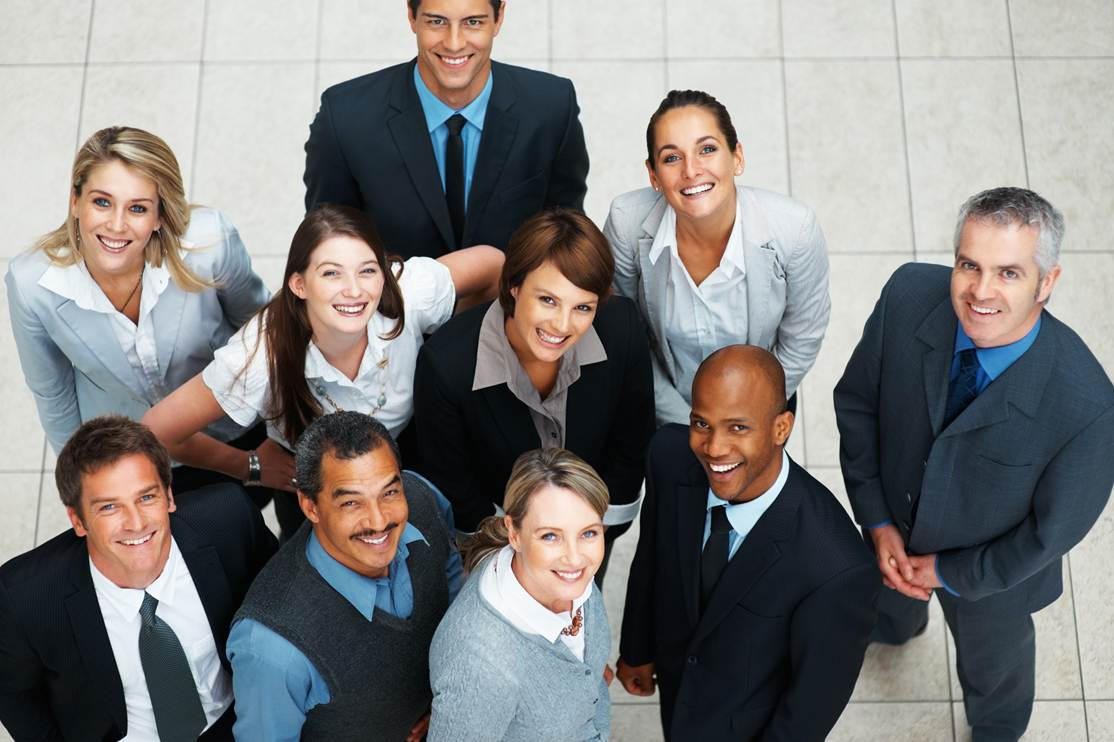
#> input picture team_face.jpg, 1114 x 742 px
$ jupyter execute 'Face Detection.ipynb'
#> lines starting #> are read from the running program, lines starting #| are printed output that depends on the picture; after the words box and inside, x2 and y2 are one past the last pixel; in counts of white or black regions, pixels touching at a corner belong together
[cell 1]
import cv2
import numpy as np

[cell 2]
#Load the Haar Cascade classifiers
face_classifier = cv2.CascadeClassifier('Haarcascades/haarcascade_frontalface_default.xml')
eye_classifier = cv2.CascadeClassifier('Haarcascades/haarcascade_eye.xml')

img = cv2.imread('team_face.jpg')
#> img is the input picture: shape (742, 1114, 3); mean B, G, R 126.3, 127.2, 128.7
y,x,c = img.shape
#> y = 742; x = 1114; c = 3
# cv2.imshow('Image',img)
# cv2.waitKey(0)
# cv2.destroyAllWindows()

[cell 3]
#convert image to gray scale
gray = cv2.cvtColor(img,cv2.COLOR_BGR2GRAY)
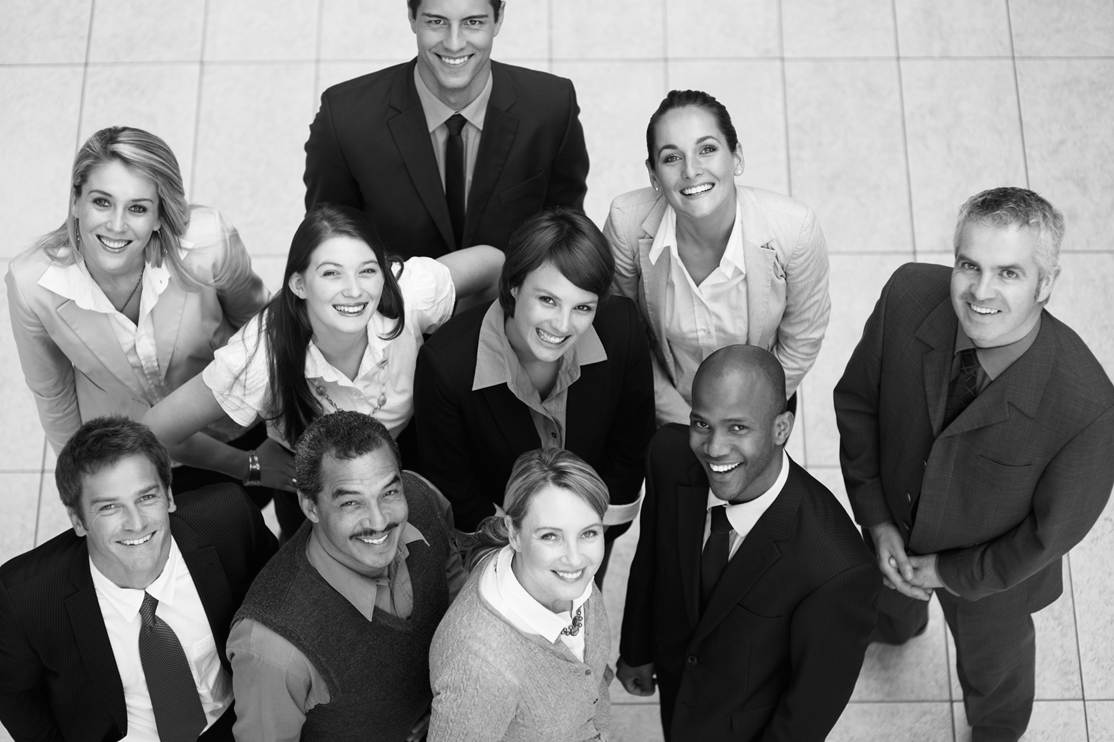
#> gray: shape (742, 1114); min 0, max 255, mean 127.6

[cell 4]
#Detect the face popsitions
faces = face_classifier.detectMultiScale(gray,1.1,10)
#> faces = [[515, 271, 87, 87], [80, 464, 99, 99], [68, 167, 101, 101], [301, 238, 90, 90], [677, 397, 83, 83], [521, 497, 99, 99], [641, 115, 98, 98], [935, 231, 105, 105], [320, 461, 102, 102]]
#Faces produce an array of vectors for each rectangle where a face is detected
print (faces)
#| [[515 271  87  87]
#|  [ 80 464  99  99]
#|  [ 68 167 101 101]
#|  [301 238  90  90]
#|  [677 397  83  83]
#|  [521 497  99  99]
#|  [641 115  98  98]
#|  [935 231 105 105]
#|  [320 461 102 102]]

[cell 5]
for (x,y,w,h) in faces:
    cv2.rectangle(img,(x+20,y+20),(x+w,y+h),(0,255,0),3)
    cv2.putText(img, 'Face', (x, y-10), cv2.FONT_HERSHEY_SIMPLEX, 0.9, (36,255,12), 2)
#> this loop made 9 passes
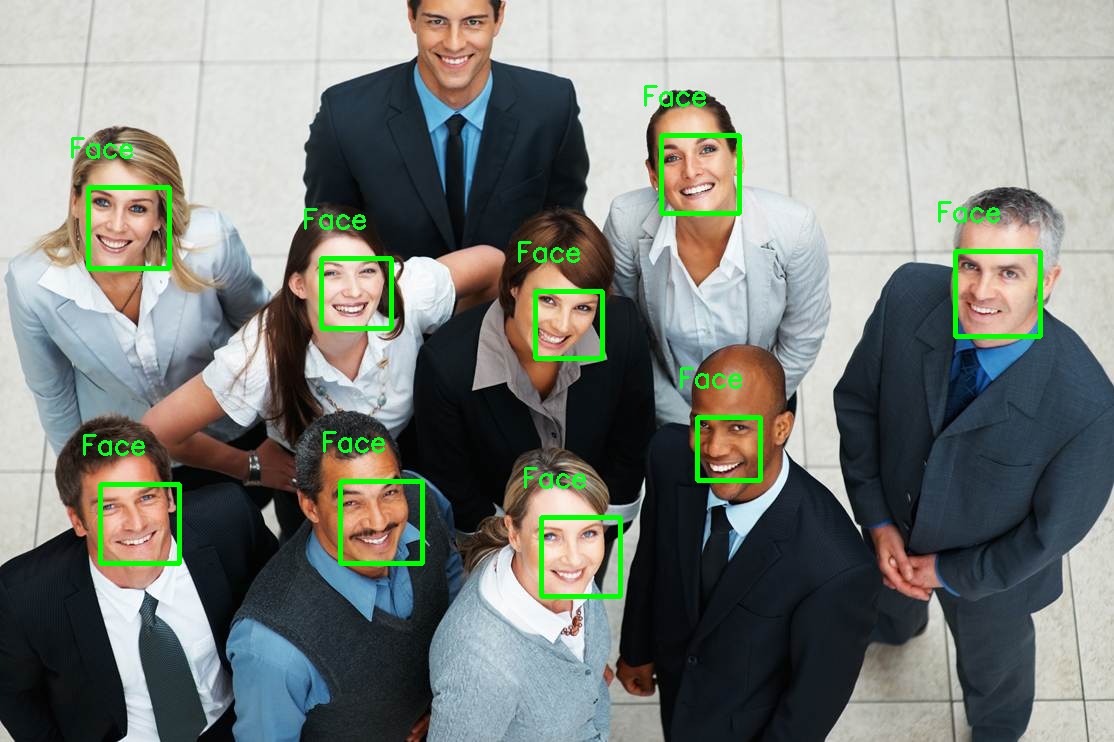
#> img: shape (742, 1114, 3); 2.16% of pixels changed, all inside (x1, y1, x2, y2) = (71, 85, 1043, 599)


cv2.imshow("Image",img)
cv2.waitKey(0)
cv2.destroyAllWindows()

$ run again, with student_faces.jpg copied over team_face.jpg
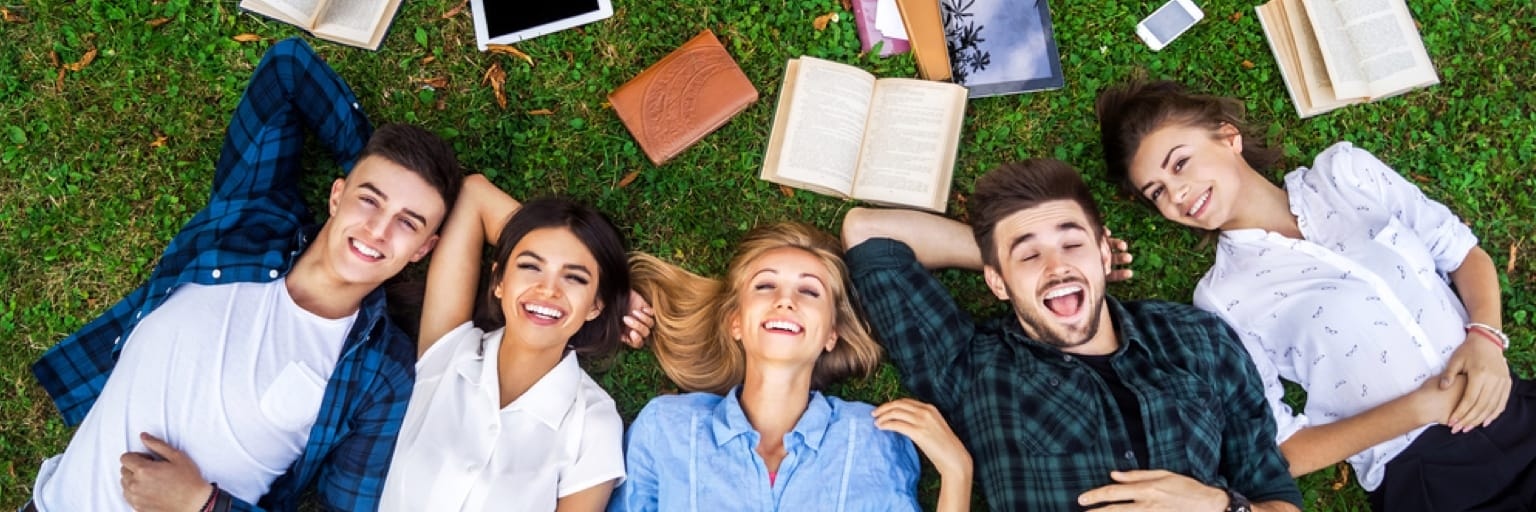
#> input picture student_faces.jpg, 1536 x 512 px
#> img is the input picture: shape (512, 1536, 3); mean B, G, R 106.9, 120.3, 118.3
#> `gray = cv2.cvtColor(img,cv2.COLOR_BGR2GRAY)`:
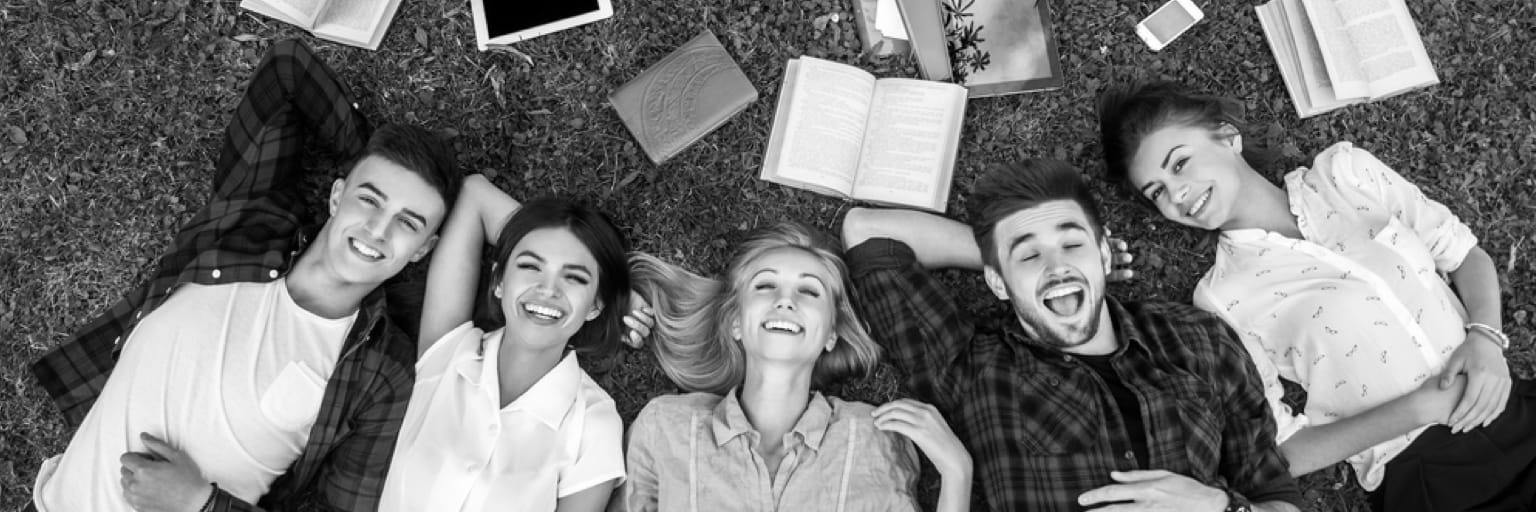
#> gray: shape (512, 1536); min 0, max 255, mean 118.2
#> faces = [[724, 243, 125, 125], [492, 227, 117, 117], [982, 190, 148, 148]]
#| [[724 243 125 125]
#|  [492 227 117 117]
#|  [982 190 148 148]]
#> the loop `for (x,y,w,h) in faces:` made 3 passes
#> after the loop `for (x,y,w,h) in faces:`:
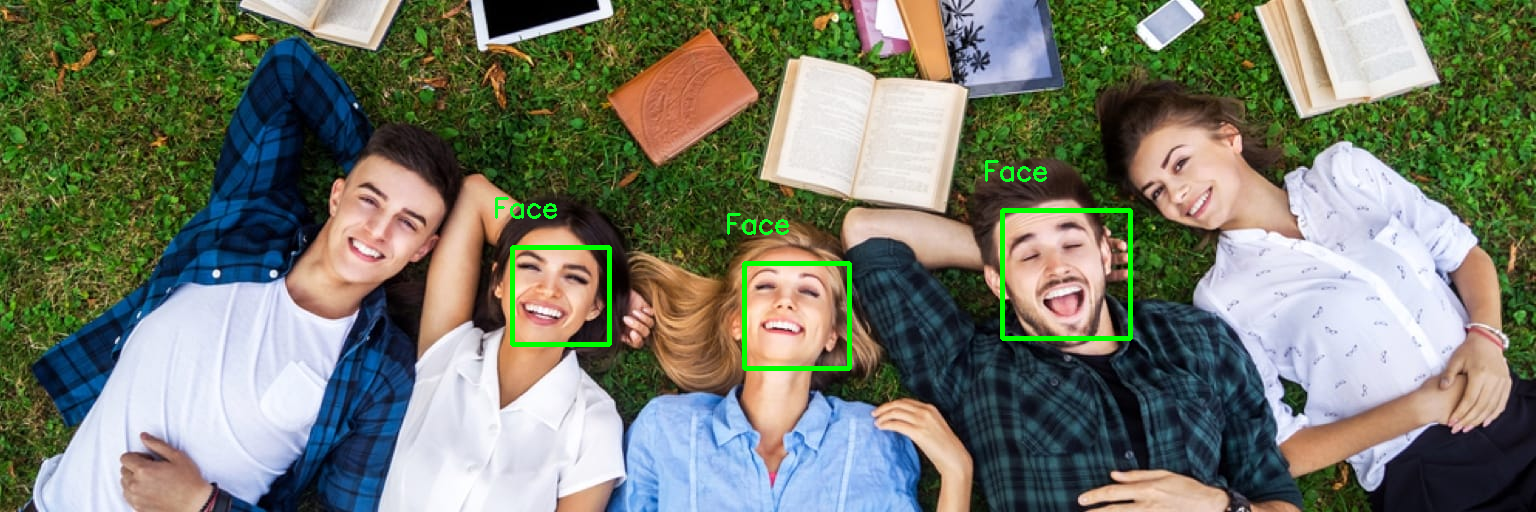
#> img: shape (512, 1536, 3); 1.02% of pixels changed, all inside (x1, y1, x2, y2) = (495, 160, 1133, 371)
